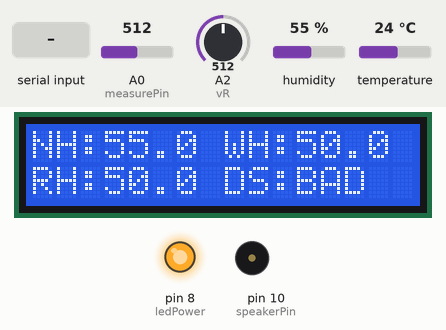
Recording of a sketch running on a simulated Arduino Mega 2560, built with avr-gcc and run on an emulated ATmega2560. On the bench: 16×2 character LCD, output pins drawn as LEDs (lit = HIGH), buzzer (waves = sounding). The test bench sets the inputs (shaded band); at power-on: A0 (measurePin) = 512, A2 (vR) = 512, humidity 55 %, temperature 24 °C. What the sketch prints to the serial monitor is not drawn.

Above: at 1.2 s.
1.3 s: A0 (measurePin) set to 449
2.9 s: A0 (measurePin) set to 424
At 3.9 s:
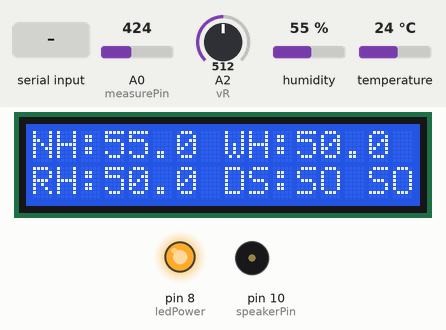
4.8 s: A0 (measurePin) set to 212
6.3 s: A0 (measurePin) set to 183
At 6.9 s:
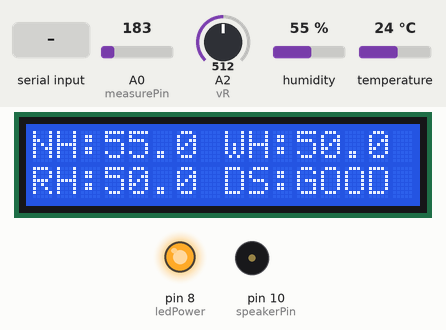
8.1 s: A0 (measurePin) set to 992
At 9.0 s:
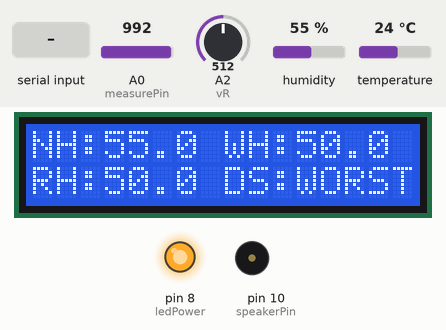
9.7 s: "1" received over the second serial link
At 10.09 s:
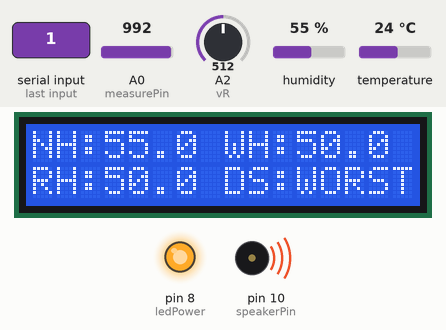
Timing chart, 0 to 12.7 s (numbered marks = the images above; inputs shaded):
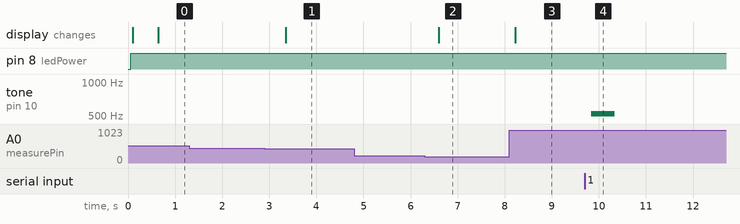

Measured:
- the behaviour switches between 435 and 434 on A0 (measurePin) (found by bisection; images 0 and 1)
- the behaviour switches between 194 and 193 on A0 (measurePin) (found by bisection; images 1 and 2)
- after the input at 2.9 s, the display: changes after 0.45 s (image 1)
- after the input at 6.3 s, the display: changes after 0.30 s (image 2)
- after the input at 8.1 s, the display: changes after 0.13 s (image 3)
- after the input at 9.7 s, tone on pin 10 (speakerPin): silent → 523 Hz after 0.14 s, → silent 0.50 s later

The sketch:

arduino_main.ino
```cpp
#include <LiquidCrystal.h>
#include <dht11.h>
#include  <pitches.h>
#include "makers_vars.h"
#include "makers_func.h"

#define DHT11PIN 6

/*핀 정리
온습도 핀 = 6번
미세먼지 LED핀 2번, OUT핀 A0
스피커핀 10번
가변저항핀 A2
*/

void setup()
{
  Serial1.begin(38400);
  Serial.begin(38400);
  pinMode(ledPower, OUTPUT);
  pinMode(vR, INPUT);
  lcd.begin(16, 2); // LCD 초기화
}

void loop()
{
  float dustDensity = print_dust(); //미세먼지 농도

  float now_hum = print_onsepdo(); // 현재습도

  over19(); //수위 미달 시 경고음악 출력

  float want_hum = sepdo_LCD(now_hum, dustDensity); // 관련 습도 데이터들을 LCD모니터에 출력

  send_1(now_hum, want_hum); //희망습도와 현재습도 비교

  delay(500);
//    test_code();
}
```

makers_func.h
```cpp
#define DHT11PIN 6

dht11 DHT11;
LiquidCrystal lcd(44, 45, 46, 47, 48, 49);


float print_onsepdo()                  //온습도 출력함수
{
  float now_hum = (float)DHT11.humidity;
  temperature = (float)DHT11.temperature;
//  Serial.println("----온습도----");
  int chk = DHT11.read(DHT11PIN);
//  Serial.print("Humidity (%): ");                   // 'Humidity (%): '를 시리얼 통신으로 출력
//  Serial.println(now_hum, 2);
//  Serial.print("Temperature (oC): ");               // 'Temperature (oC): '를 시리얼 통신으로 출력
//  Serial.println(temperature, 2);
//  Serial.println("\n");

  return now_hum;
}


float print_dust(){                     //미세먼지 출력함수
  float dustDensity;
  Serial.println("----미세먼지 농도----");
  digitalWrite(ledPower,LOW);
  delayMicroseconds(samplingTime);
  voMeasured = analogRead(measurePin);

  delayMicroseconds(deltaTime);
  digitalWrite(ledPower,HIGH);
  delayMicroseconds(sleepTime);

  calcVoltage = voMeasured * (5.0 / 1024.0);
  dustDensity = 17 * calcVoltage - 0.1;

//  if(dustDensity<16) Serial.println("GOOD");
//  else if(dustDensity>=16 && dustDensity<36) Serial.println("NORMAL");
//  else if(dustDensity>=36 && dustDensity<76) Serial.println("BAD");
//  else if(dustDensity>76) Serial.println("WORST");

  return dustDensity;
}


void test_code(){                      // M-S 간 블루투스 통신 정상여부 확인용 테스트 코드.
  if(Serial1.available()) Serial.write(Serial1.read());

  if (Serial.available()) Serial1.write(Serial.read());
}

void over19(){                          //남은 물이 부족하면 경고음악 출력하는 코드.
  if(Serial1.available()){
    char R = Serial1.read();
    if(R == '1')
      music();
}
}


void music(){
  int melody[] = {
  NOTE_C5, NOTE_C5, NOTE_C5, 0};

  int noteDuration = 6; //6분음표 박자

for (int thisNote = 0; thisNote < sizeof(melody) / sizeof(int); thisNote++) {
    // 음표 길이를 시간으로 변환
    int noteLength = 1000 / noteDuration;
    // 단음 재생
    tone(speakerPin, melody[thisNote], noteLength);
    delay(noteLength);
    noTone(speakerPin); // 현재 음 재생 중지
  }
}

//보건복지부 및 질병관리본부 피셜 적정 습도는 대게 40-70이 적정.

float sepdo_LCD(float now_hum, float dustDensity){ //희망습도, 추천습도, 적정습도 값 얻어내어 LCD에 출력하는 함수.
  lcd.clear();
  int vR_read = analogRead(vR); //가변저항으로 원하는 습도를 다이얼 돌리듯이 조절.
  float want_hum, recm_hum;

  want_hum = map(vR_read, 0, 1023, 0, 100);
  recm_hum = 55;

  if(temperature <= 20) recm_hum += 5;
  else recm_hum -= 5;

  //하단은 LCD 출력 코드
  String temp = String(now_hum);
  lcd.setCursor(0,0);
  lcd.write("NH:");
  lcd.print(now_hum,1);
  lcd.setCursor(8,0);
  lcd.write("WH:");
  lcd.print(want_hum,1);

  lcd.setCursor(0,1);
  lcd.write("RH:");
  lcd.print(recm_hum,1);
  lcd.setCursor(8,1);
  lcd.write("DS:");
  if(dustDensity<16) lcd.print("GOOD");
  else if(dustDensity>=16 && dustDensity<36) lcd.print("SO SO");
  else if(dustDensity>=36 && dustDensity<76) lcd.print("BAD");
  else if(dustDensity>76) lcd.print("WORST");

  return want_hum;
}

void send_1(float now_hum, float want_hum){
    if(now_hum >= want_hum){
      Serial.println("Sending 1");
      Serial1.write('1');
      }
    else
    {
      Serial.println("Sending 0");
      Serial1.write('0');
    }
}
```

makers_vars.h
```cpp
//함수 프로토타입 선언
float print_onsepdo();
float print_dust();
void music();
void test_code();
void over19();
float sepdo_LCD(float now_hum, float dustDensity);
void send_1(float now_hum, float want_hum);
//---------------------------------------------------------------

//전역변수 선언
int vR = A2;       //희망습도 조절용 가변저항 다이얼
int speakerPin = 10;
int measurePin = A0;
int ledPower = 8;

int samplingTime = 280;
int deltaTime = 40;
int sleepTime = 9680;
float voMeasured = 0;
float calcVoltage = 0;

float temperature; //현재 기온.

//-----------------------------------------------------------------
```
